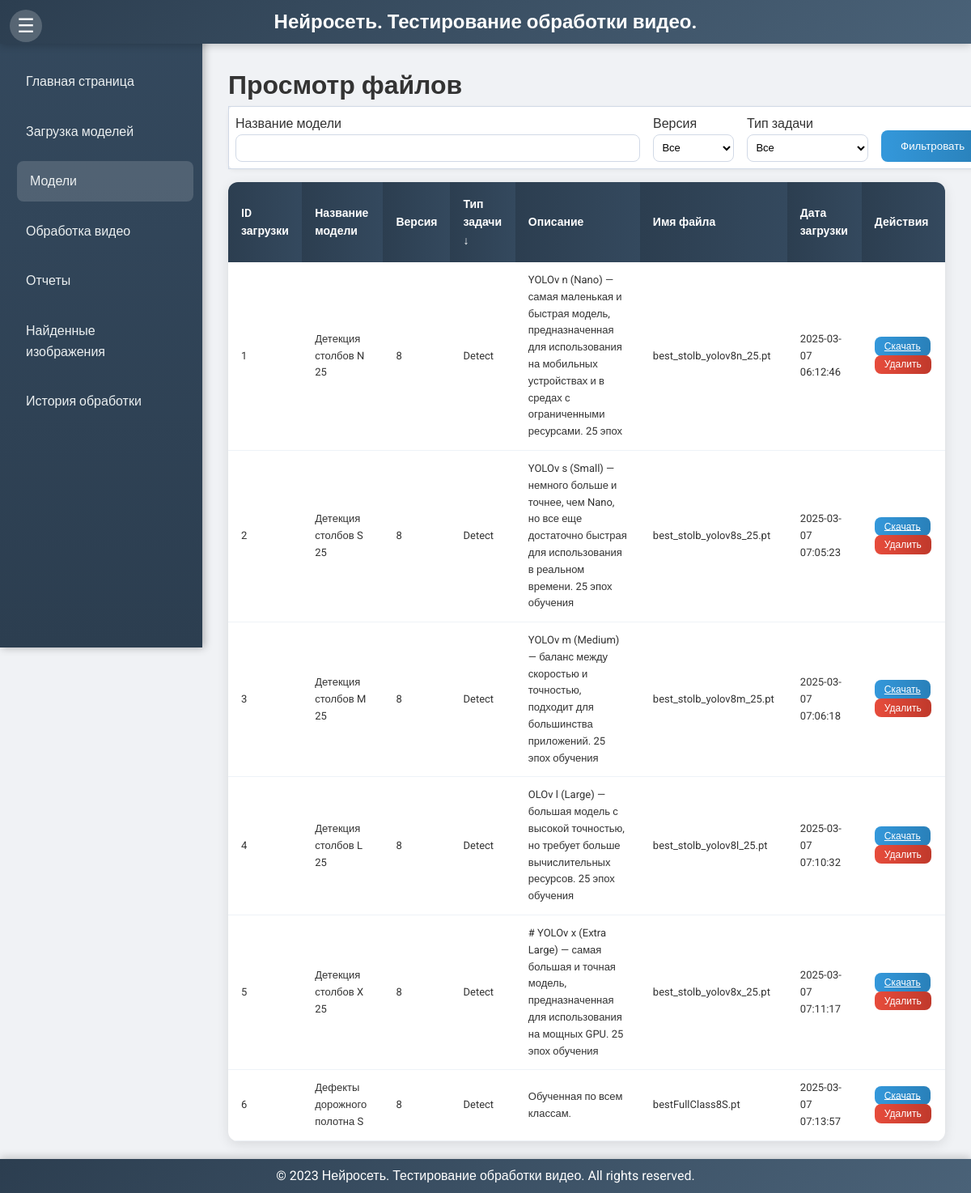
Page /view?sort_by=task_type&sort_dir=desc on the committed database.
### models.py (models this page shows)
class UploadedFile(db.Model):
    id = db.Column(db.Integer, primary_key=True)
    model_name = db.Column(db.String(255), nullable=False)
    version = db.Column(db.String(10), nullable=False)
    task_type = db.Column(db.String(50), nullable=False)
    description = db.Column(db.Text, nullable=False)
    file_path = db.Column(db.String(255), nullable=False)
    original_filename = db.Column(db.String(255), nullable=False)
    filename_without_guid = db.Column(db.String(255), nullable=False)
    upload_datetime = db.Column(db.DateTime, default=datetime.utcnow)

### app.py (the view)
@app.route('/view', methods=['GET'])
def view_files():
    model_name = request.args.get('model_name')
    version = request.args.get('version')
    task_type = request.args.get('task_type')
    sort_by = request.args.get('sort_by', 'upload_datetime')
    sort_dir = request.args.get('sort_dir', 'desc')
    query = UploadedFile.query
    if model_name:
        query = query.filter(UploadedFile.model_name.ilike(f'%{model_name}%'))
    if version:
        query = query.filter_by(version=version)
    if task_type:
        query = query.filter_by(task_type=task_type)
    sortable_fields = {
        'id': UploadedFile.id,
        'model_name': UploadedFile.model_name,
        'version': UploadedFile.version,
        'task_type': UploadedFile.task_type,
        'description': UploadedFile.description,
        'filename_without_guid': UploadedFile.filename_without_guid,
        'upload_datetime': UploadedFile.upload_datetime
    }
    if sort_by in sortable_fields:
        sort_column = sortable_fields[sort_by]
        if sort_dir == 'asc':
            query = query.order_by(asc(sort_column))
        else:
            query = query.order_by(desc(sort_column))
    files = query.all()
    unique_model_names = [row[0] for row in db.session.query(distinct(UploadedFile.model_name)).all()]
    return render_template(
        'view.html',
        files=files,
        current_page='view',
        sort_by=sort_by,
        sort_dir=sort_dir,
        unique_model_names=unique_model_names
    )

### templates/view.html (shortened to what this page needs)
{% extends 'base.html' %}
{% block content %}
    <h1>Просмотр файлов</h1>
    <form method="GET" action="{{ url_for('view_files') }}">
        <table class="filter-table">
            <tr>
                <td class="form-group compact">
                    <label for="model_name">Название модели</label>
                    <input type="text" id="model_name" name="model_name" class="form-control compact-input" value="" list="model_names" autocomplete="off" style="width: 500px;">
                </td>
                <td class="form-group compact">
                    <label for="version">Версия</label>
                    <select id="version" name="version" class="form-control compact-input" style="width: 100px;">
                        <option value="">Все</option>
                    </select>
                </td>
                <td class="form-group compact">
                    <label for="task_type">Тип задачи</label>
                    <select id="task_type" name="task_type" class="form-control compact-input" style="width: 150px;">
                        <option value="">Все</option>
                    </select>
                </td>
                <td class="form-group compact filter-button">
                    <button type="submit" class="btn btn-primary">Фильтровать</button>
                </td>
            </tr>
        </table>
    </form>
    <table class="modern-table">
        <thead>
            <tr>
                <th><a href="{{ url_for('view_files', model_name=request.args.get('model_name'), version=request.args.get('version'), task_type=request.args.get('task_type'), sort_by='id', sort_dir='asc' if sort_by == 'id' and sort_dir == 'desc' else 'desc') }}" class="table-link">ID загрузки {% if sort_by == 'id' %}{{ '↑' if sort_dir == 'asc' else '↓' }}{% endif %}</a></th>
                <th><a href="{{ url_for('view_files', model_name=request.args.get('model_name'), version=request.args.get('version'), task_type=request.args.get('task_type'), sort_by='model_name', sort_dir='asc' if sort_by == 'model_name' and sort_dir == 'desc' else 'desc') }}" class="table-link">Название модели {% if sort_by == 'model_name' %}{{ '↑' if sort_dir == 'asc' else '↓' }}{% endif %}</a></th>
                <th><a href="{{ url_for('view_files', model_name=request.args.get('model_name'), version=request.args.get('version'), task_type=request.args.get('task_type'), sort_by='version', sort_dir='asc' if sort_by == 'version' and sort_dir == 'desc' else 'desc') }}" class="table-link">Версия {% if sort_by == 'version' %}{{ '↑' if sort_dir == 'asc' else '↓' }}{% endif %}</a></th>
                <th><a href="{{ url_for('view_files', model_name=request.args.get('model_name'), version=request.args.get('version'), task_type=request.args.get('task_type'), sort_by='task_type', sort_dir='asc' if sort_by == 'task_type' and sort_dir == 'desc' else 'desc') }}" class="table-link">Тип задачи {% if sort_by == 'task_type' %}{{ '↑' if sort_dir == 'asc' else '↓' }}{% endif %}</a></th>
                <th><a href="{{ url_for('view_files', model_name=request.args.get('model_name'), version=request.args.get('version'), task_type=request.args.get('task_type'), sort_by='description', sort_dir='asc' if sort_by == 'description' and sort_dir == 'desc' else 'desc') }}" class="table-link">Описание {% if sort_by == 'description' %}{{ '↑' if sort_dir == 'asc' else '↓' }}{% endif %}</a></th>
                <th><a href="{{ url_for('view_files', model_name=request.args.get('model_name'), version=request.args.get('version'), task_type=request.args.get('task_type'), sort_by='filename_without_guid', sort_dir='asc' if sort_by == 'filename_without_guid' and sort_dir == 'desc' else 'desc') }}" class="table-link">Имя файла {% if sort_by == 'filename_without_guid' %}{{ '↑' if sort_dir == 'asc' else '↓' }}{% endif %}</a></th>
                <th><a href="{{ url_for('view_files', model_name=request.args.get('model_name'), version=request.args.get('version'), task_type=request.args.get('task_type'), sort_by='upload_datetime', sort_dir='asc' if sort_by == 'upload_datetime' and sort_dir == 'desc' else 'desc') }}" class="table-link">Дата загрузки {% if sort_by == 'upload_datetime' %}{{ '↑' if sort_dir == 'asc' else '↓' }}{% endif %}</a></th>
                <th>Действия</th>
            </tr>
        </thead>
        <tbody>
            {% for file in files %}
            <tr>
                <td>{{ file.id }}</td>
                <td>{{ file.model_name }}</td>
                <td>{{ file.version }}</td>
                <td>{{ file.task_type }}</td>
                <td>{{ file.description }}</td>
                <td>{{ file.filename_without_guid }}</td>
                <td>{{ file.upload_datetime.strftime('%Y-%m-%d %H:%M:%S') }}</td>
                <td>
                    <a href="{{ url_for('download_file', file_id=file.id) }}" class="btn btn-primary btn-sm">Скачать</a>
                    <form method="POST" action="{{ url_for('delete_file', file_id=file.id) }}" style="display:inline;">
                        <button type="submit" class="btn btn-danger btn-sm" onclick="return confirm('Вы уверены, что хотите удалить этот файл?');">Удалить</button>
                    </form>
                </td>
            </tr>
            {% endfor %}
        </tbody>
    </table>
{% endblock %}

### static/css/styles.css (style rules this page uses)
* { margin: 0; padding: 0; box-sizing: border-box; }
body { font-family: 'Roboto', sans-serif; line-height: 1.6; background-color: #f0f2f5; color: #333; }
.modern-table { width: 100%; border-collapse: collapse; background-color: white; box-shadow: 0 4px 15px rgba(0, 0, 0, 0.1); border-radius: 12px; overflow: hidden; margin-bottom: 2rem; }
.modern-table th { background: linear-gradient(90deg, #2c3e50, #34495e); color: white !important; padding: 1rem; font-size: 14px; text-align: left; font-weight: 600; }
.modern-table th a.table-link { color: white; text-decoration: none; transition: color 0.3s; }
.modern-table td { padding: 0.75rem 1rem; font-size: 13px; border-bottom: 1px solid #eef2f7; }
.modern-table .btn-sm { padding: 0.3rem 0.75rem; font-size: 12px; }
.form-group { margin-bottom: 1.5rem; }
.form-control { width: 100%; padding: 0.75rem; border: 1px solid #d1d9e6; border-radius: 8px; font-size: 14px; background-color: #fff; transition: border-color 0.3s, box-shadow 0.3s; }
.btn { padding: 0.75rem 1.5rem; border: none; border-radius: 8px; cursor: pointer; transition: background-color 0.3s, transform 0.2s; font-weight: 500; }
.btn-primary { background: linear-gradient(90deg, #3498db, #2980b9); color: white; }
.btn-danger { background: linear-gradient(90deg, #e74c3c, #c0392b); color: white; }
.filter-table { width: 100%; border-collapse: collapse; margin-bottom: 1rem; background-color: #fff; border: 1px solid #d1d9e6; border-radius: 8px; box-shadow: 0 2px 5px rgba(0, 0, 0, 0.05); }
.filter-table td { padding: 0.5rem; vertical-align: bottom; }
.filter-table .form-group.compact { margin-bottom: 0; }
.filter-table .compact-input { width: 100%; padding: 0.4rem; font-size: 13px; height: 34px; box-sizing: border-box; }
.filter-table .filter-button { padding-top: 1.5rem; }

### rows in the picture
UploadedFile: id "1", model_name "Детекция столбов N 25", version "8", task_type "Detect", description "YOLOv n (Nano) — самая маленькая и быстрая модель, предназначенная для использования на мобильных устройствах и в средах с ограниченными ресурсами. 25 эпох", filename_without_guid "best_stolb_yolov8n_25.pt", upload_datetime "2025-03-07 06:12:46"
UploadedFile: id "2", model_name "Детекция столбов S 25", version "8", task_type "Detect", description "YOLOv s (Small) — немного больше и точнее, чем Nano, но все еще достаточно быстрая для использования в реальном времени. 25 эпох обучения", filename_without_guid "best_stolb_yolov8s_25.pt", upload_datetime "2025-03-07 07:05:23"
UploadedFile: id "3", model_name "Детекция столбов M 25", version "8", task_type "Detect", description "YOLOv m (Medium) — баланс между скоростью и точностью, подходит для большинства приложений. 25 эпох обучения", filename_without_guid "best_stolb_yolov8m_25.pt", upload_datetime "2025-03-07 07:06:18"
UploadedFile: id "4", model_name "Детекция столбов L 25", version "8", task_type "Detect", description "OLOv l (Large) — большая модель с высокой точностью, но требует больше вычислительных ресурсов. 25 эпох обучения", filename_without_guid "best_stolb_yolov8l_25.pt", upload_datetime "2025-03-07 07:10:32"
UploadedFile: id "5", model_name "Детекция столбов X 25", version "8", task_type "Detect", description "# YOLOv x (Extra Large) — самая большая и точная модель, предназначенная для использования на мощных GPU. 25 эпох обучения", filename_without_guid "best_stolb_yolov8x_25.pt", upload_datetime "2025-03-07 07:11:17"
UploadedFile: id "6", model_name "Дефекты дорожного полотна S", version "8", task_type "Detect", description "Обученная по всем классам.", filename_without_guid "bestFullClass8S.pt", upload_datetime "2025-03-07 07:13:57"

### other values in the picture
{{ '↑' if sort_dir == 'asc' else '↓' }} "↓"
